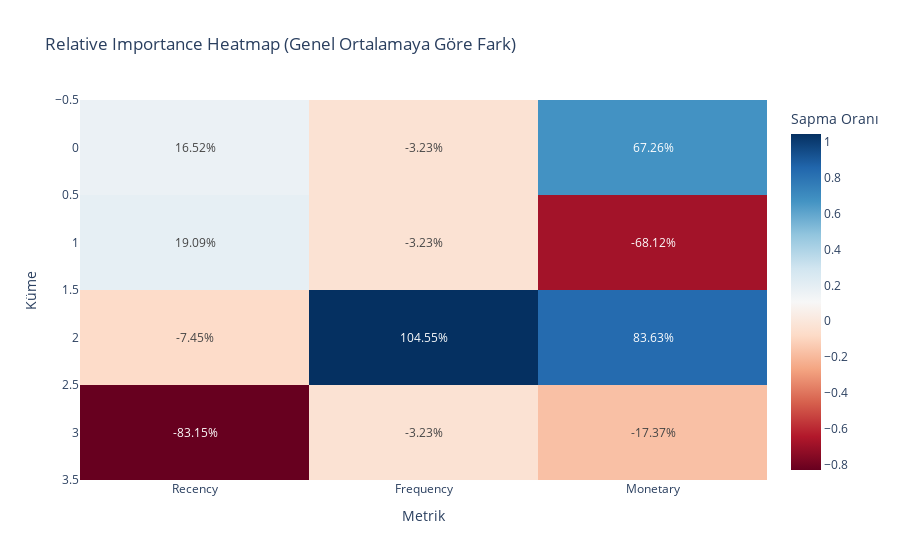

The code cell stored with this chart in its notebook:
### Markdown cell above
**2. Relative Importance Heatmap:** Her kümenin ortalamasının, genel ortalamadan ne kadar saptığını gösterir.

### Code cell
# Genel Ortalama
avg_population = rfm_df[['Recency', 'Frequency', 'Monetary']].mean()

# Küme Ortalamaları
avg_clusters = rfm_df.groupby('Cluster')[['Recency', 'Frequency', 'Monetary']].mean()

# Göreceli Önem (Cluster Avg / Population Avg - 1)
relative_imp = avg_clusters / avg_population - 1

# Heatmap
fig = px.imshow(relative_imp, 
                labels=dict(x="Metrik", y="Küme", color="Sapma Oranı"),
                x=['Recency', 'Frequency', 'Monetary'],
                title='Relative Importance Heatmap (Genel Ortalamaya Göre Fark)',
                text_auto='.2%', aspect="auto", color_continuous_scale='RdBu')
fig.show()

### Figure 1 — Plotly figure (JSON) as saved in the notebook; plotly's stock layout.template omitted (floating-point values rounded to 4 significant figures)
{"data": [{"coloraxis": "coloraxis", "hovertemplate": "Metrik: %{x}<br>Küme: %{y}<br>Sapma Oranı: %{z}<extra></extra>", "name": "0", "texttemplate": "%{z:.2%}", "type": "heatmap", "x": ["Recency", "Frequency", "Monetary"], "xaxis": "x", "y": [0, 1, 2, 3], "yaxis": "y", "z": [[0.1652, -0.03234, 0.6726], [0.1909, -0.03234, -0.6812], [-0.07448, 1.046, 0.8363], [-0.8315, -0.03234, -0.1737]]}], "layout": {"coloraxis": {"colorbar": {"title": {"text": "Sapma Oranı"}}, "colorscale": [[0.0, "rgb(103,0,31)"], [0.1, "rgb(178,24,43)"], [0.2, "rgb(214,96,77)"], [0.3, "rgb(244,165,130)"], [0.4, "rgb(253,219,199)"], [0.5, "rgb(247,247,247)"], [0.6, "rgb(209,229,240)"], [0.7, "rgb(146,197,222)"], [0.8, "rgb(67,147,195)"], [0.9, "rgb(33,102,172)"], [1.0, "rgb(5,48,97)"]]}, "title": {"text": "Relative Importance Heatmap (Genel Ortalamaya Göre Fark)"}, "xaxis": {"anchor": "y", "domain": [0.0, 1.0], "title": {"text": "Metrik"}}, "yaxis": {"anchor": "x", "autorange": "reversed", "domain": [0.0, 1.0], "title": {"text": "Küme"}}}}
